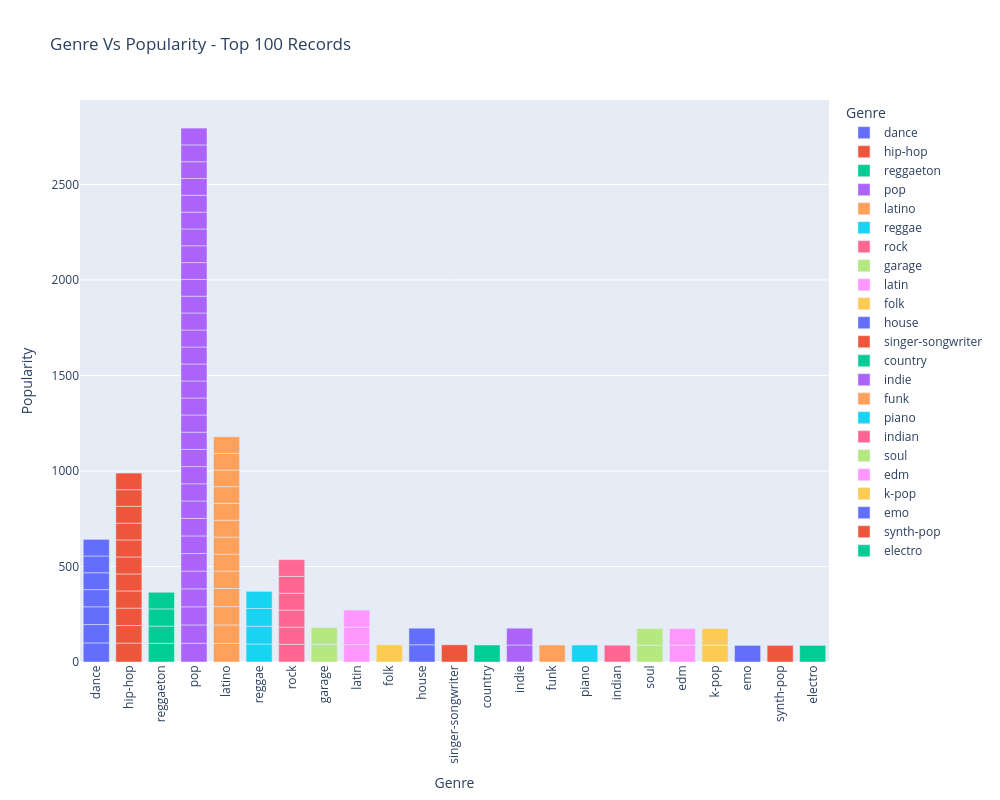

The notebook cell this image was saved under:
### Markdown cell above
# Loook At Genre Of Top 100 Songs By Popularity

### Code cell
#check genre for top 100 most popular songs

#get records wiithout duplicates
dfSpotify_DataSet_Temp = dfSpotify_DataSet_Work.sort_values(by="popularity", ascending=False).drop_duplicates(
    subset=["artists","album_name","track_name"], keep="first")

dfSpotify_DataSet_Temp1 = dfSpotify_DataSet_Temp[["popularity","track_genre"]].sort_values(by="popularity", ascending=False).head(100)

fig = px.bar(dfSpotify_DataSet_Temp1, x="track_genre", y="popularity", color="track_genre", title="Genre Vs Popularity - Top 100 Records")
fig.update_layout(xaxis_title="Genre", yaxis_title="Popularity", height=800, width=1000, xaxis_tickangle=-90, legend_title="Genre")
fig.show()

### Figure 1 — Plotly figure (JSON) as saved in the notebook; plotly's stock layout.template omitted (floating-point values rounded to 4 significant figures)
{"data": [{"alignmentgroup": "True", "hovertemplate": "track_genre=%{x}<br>popularity=%{y}<extra></extra>", "legendgroup": "dance", "marker": {"color": "#636efa", "pattern": {"shape": ""}}, "name": "dance", "offsetgroup": "dance", "orientation": "v", "showlegend": true, "textposition": "auto", "type": "bar", "x": ["dance", "dance", "dance", "dance", "dance", "dance", "dance"], "xaxis": "x", "y": [100, 96, 93, 90, 88, 88, 87], "yaxis": "y"}, {"alignmentgroup": "True", "hovertemplate": "track_genre=%{x}<br>popularity=%{y}<extra></extra>", "legendgroup": "hip-hop", "marker": {"color": "#EF553B", "pattern": {"shape": ""}}, "name": "hip-hop", "offsetgroup": "hip-hop", "orientation": "v", "showlegend": true, "textposition": "auto", "type": "bar", "x": ["hip-hop", "hip-hop", "hip-hop", "hip-hop", "hip-hop", "hip-hop", "hip-hop", "hip-hop", "hip-hop", "hip-hop", "hip-hop"], "xaxis": "x", "y": [99, 92, 91, 90, 89, 89, 89, 88, 88, 87, 87], "yaxis": "y"}, {"alignmentgroup": "True", "hovertemplate": "track_genre=%{x}<br>popularity=%{y}<extra></extra>", "legendgroup": "reggaeton", "marker": {"color": "#00cc96", "pattern": {"shape": ""}}, "name": "reggaeton", "offsetgroup": "reggaeton", "orientation": "v", "showlegend": true, "textposition": "auto", "type": "bar", "x": ["reggaeton", "reggaeton", "reggaeton", "reggaeton"], "xaxis": "x", "y": [98, 90, 90, 87], "yaxis": "y"}, {"alignmentgroup": "True", "hovertemplate": "track_genre=%{x}<br>popularity=%{y}<extra></extra>", "legendgroup": "pop", "marker": {"color": "#ab63fa", "pattern": {"shape": ""}}, "name": "pop", "offsetgroup": "pop", "orientation": "v", "showlegend": true, "textposition": "auto", "type": "bar", "x": ["pop", "pop", "pop", "pop", "pop", "pop", "pop", "pop", "pop", "pop", "pop", "pop", "pop", "pop", "pop", "pop", "pop", "pop", "pop", "pop", "pop", "pop", "pop", "pop", "pop", "pop", "pop", "pop", "pop", "pop", "pop"], "xaxis": "x", "y": [98, 96, 95, 94, 93, 92, 92, 92, 91, 90, 90, 90, 90, 90, 89, 89, 89, 89, 89, 89, 88, 88, 88, 88, 88, 88, 88, 88, 88, 88, 88], "yaxis": "y"}, {"alignmentgroup": "True", "hovertemplate": "track_genre=%{x}<br>popularity=%{y}<extra></extra>", "legendgroup": "latino", "marker": {"color": "#FFA15A", "pattern": {"shape": ""}}, "name": "latino", "offsetgroup": "latino", "orientation": "v", "showlegend": true, "textposition": "auto", "type": "bar", "x": ["latino", "latino", "latino", "latino", "latino", "latino", "latino", "latino", "latino", "latino", "latino", "latino", "latino"], "xaxis": "x", "y": [97, 97, 96, 95, 91, 89, 89, 88, 88, 88, 87, 87, 87], "yaxis": "y"}, {"alignmentgroup": "True", "hovertemplate": "track_genre=%{x}<br>popularity=%{y}<extra></extra>", "legendgroup": "reggae", "marker": {"color": "#19d3f3", "pattern": {"shape": ""}}, "name": "reggae", "offsetgroup": "reggae", "orientation": "v", "showlegend": true, "textposition": "auto", "type": "bar", "x": ["reggae", "reggae", "reggae", "reggae"], "xaxis": "x", "y": [94, 93, 93, 90], "yaxis": "y"}, {"alignmentgroup": "True", "hovertemplate": "track_genre=%{x}<br>popularity=%{y}<extra></extra>", "legendgroup": "rock", "marker": {"color": "#FF6692", "pattern": {"shape": ""}}, "name": "rock", "offsetgroup": "rock", "orientation": "v", "showlegend": true, "textposition": "auto", "type": "bar", "x": ["rock", "rock", "rock", "rock", "rock", "rock"], "xaxis": "x", "y": [93, 90, 89, 88, 88, 88], "yaxis": "y"}, {"alignmentgroup": "True", "hovertemplate": "track_genre=%{x}<br>popularity=%{y}<extra></extra>", "legendgroup": "garage", "marker": {"color": "#B6E880", "pattern": {"shape": ""}}, "name": "garage", "offsetgroup": "garage", "orientation": "v", "showlegend": true, "textposition": "auto", "type": "bar", "x": ["garage", "garage"], "xaxis": "x", "y": [92, 88], "yaxis": "y"}, {"alignmentgroup": "True", "hovertemplate": "track_genre=%{x}<br>popularity=%{y}<extra></extra>", "legendgroup": "latin", "marker": {"color": "#FF97FF", "pattern": {"shape": ""}}, "name": "latin", "offsetgroup": "latin", "orientation": "v", "showlegend": true, "textposition": "auto", "type": "bar", "x": ["latin", "latin", "latin"], "xaxis": "x", "y": [91, 91, 90], "yaxis": "y"}, {"alignmentgroup": "True", "hovertemplate": "track_genre=%{x}<br>popularity=%{y}<extra></extra>", "legendgroup": "folk", "marker": {"color": "#FECB52", "pattern": {"shape": ""}}, "name": "folk", "offsetgroup": "folk", "orientation": "v", "showlegend": true, "textposition": "auto", "type": "bar", "x": ["folk"], "xaxis": "x", "y": [90], "yaxis": "y"}, {"alignmentgroup": "True", "hovertemplate": "track_genre=%{x}<br>popularity=%{y}<extra></extra>", "legendgroup": "house", "marker": {"color": "#636efa", "pattern": {"shape": ""}}, "name": "house", "offsetgroup": "house", "orientation": "v", "showlegend": true, "textposition": "auto", "type": "bar", "x": ["house", "house"], "xaxis": "x", "y": [90, 87], "yaxis": "y"}, {"alignmentgroup": "True", "hovertemplate": "track_genre=%{x}<br>popularity=%{y}<extra></extra>", "legendgroup": "singer-songwriter", "marker": {"color": "#EF553B", "pattern": {"shape": ""}}, "name": "singer-songwriter", "offsetgroup": "singer-songwriter", "orientation": "v", "showlegend": true, "textposition": "auto", "type": "bar", "x": ["singer-songwriter"], "xaxis": "x", "y": [90], "yaxis": "y"}, {"alignmentgroup": "True", "hovertemplate": "track_genre=%{x}<br>popularity=%{y}<extra></extra>", "legendgroup": "country", "marker": {"color": "#00cc96", "pattern": {"shape": ""}}, "name": "country", "offsetgroup": "country", "orientation": "v", "showlegend": true, "textposition": "auto", "type": "bar", "x": ["country"], "xaxis": "x", "y": [89], "yaxis": "y"}, {"alignmentgroup": "True", "hovertemplate": "track_genre=%{x}<br>popularity=%{y}<extra></extra>", "legendgroup": "indie", "marker": {"color": "#ab63fa", "pattern": {"shape": ""}}, "name": "indie", "offsetgroup": "indie", "orientation": "v", "showlegend": true, "textposition": "auto", "type": "bar", "x": ["indie", "indie"], "xaxis": "x", "y": [89, 88], "yaxis": "y"}, {"alignmentgroup": "True", "hovertemplate": "track_genre=%{x}<br>popularity=%{y}<extra></extra>", "legendgroup": "funk", "marker": {"color": "#FFA15A", "pattern": {"shape": ""}}, "name": "funk", "offsetgroup": "funk", "orientation": "v", "showlegend": true, "textposition": "auto", "type": "bar", "x": ["funk"], "xaxis": "x", "y": [89], "yaxis": "y"}, {"alignmentgroup": "True", "hovertemplate": "track_genre=%{x}<br>popularity=%{y}<extra></extra>", "legendgroup": "piano", "marker": {"color": "#19d3f3", "pattern": {"shape": ""}}, "name": "piano", "offsetgroup": "piano", "orientation": "v", "showlegend": true, "textposition": "auto", "type": "bar", "x": ["piano"], "xaxis": "x", "y": [89], "yaxis": "y"}, {"alignmentgroup": "True", "hovertemplate": "track_genre=%{x}<br>popularity=%{y}<extra></extra>", "legendgroup": "indian", "marker": {"color": "#FF6692", "pattern": {"shape": ""}}, "name": "indian", "offsetgroup": "indian", "orientation": "v", "showlegend": true, "textposition": "auto", "type": "bar", "x": ["indian"], "xaxis": "x", "y": [88], "yaxis": "y"}, {"alignmentgroup": "True", "hovertemplate": "track_genre=%{x}<br>popularity=%{y}<extra></extra>", "legendgroup": "soul", "marker": {"color": "#B6E880", "pattern": {"shape": ""}}, "name": "soul", "offsetgroup": "soul", "orientation": "v", "showlegend": true, "textposition": "auto", "type": "bar", "x": ["soul", "soul"], "xaxis": "x", "y": [88, 87], "yaxis": "y"}, {"alignmentgroup": "True", "hovertemplate": "track_genre=%{x}<br>popularity=%{y}<extra></extra>", "legendgroup": "edm", "marker": {"color": "#FF97FF", "pattern": {"shape": ""}}, "name": "edm", "offsetgroup": "edm", "orientation": "v", "showlegend": true, "textposition": "auto", "type": "bar", "x": ["edm", "edm"], "xaxis": "x", "y": [88, 87], "yaxis": "y"}, {"alignmentgroup": "True", "hovertemplate": "track_genre=%{x}<br>popularity=%{y}<extra></extra>", "legendgroup": "k-pop", "marker": {"color": "#FECB52", "pattern": {"shape": ""}}, "name": "k-pop", "offsetgroup": "k-pop", "orientation": "v", "showlegend": true, "textposition": "auto", "type": "bar", "x": ["k-pop", "k-pop"], "xaxis": "x", "y": [88, 87], "yaxis": "y"}, {"alignmentgroup": "True", "hovertemplate": "track_genre=%{x}<br>popularity=%{y}<extra></extra>", "legendgroup": "emo", "marker": {"color": "#636efa", "pattern": {"shape": ""}}, "name": "emo", "offsetgroup": "emo", "orientation": "v", "showlegend": true, "textposition": "auto", "type": "bar", "x": ["emo"], "xaxis": "x", "y": [87], "yaxis": "y"}, {"alignmentgroup": "True", "hovertemplate": "track_genre=%{x}<br>popularity=%{y}<extra></extra>", "legendgroup": "synth-pop", "marker": {"color": "#EF553B", "pattern": {"shape": ""}}, "name": "synth-pop", "offsetgroup": "synth-pop", "orientation": "v", "showlegend": true, "textposition": "auto", "type": "bar", "x": ["synth-pop"], "xaxis": "x", "y": [87], "yaxis": "y"}, {"alignmentgroup": "True", "hovertemplate": "track_genre=%{x}<br>popularity=%{y}<extra></extra>", "legendgroup": "electro", "marker": {"color": "#00cc96", "pattern": {"shape": ""}}, "name": "electro", "offsetgroup": "electro", "orientation": "v", "showlegend": true, "textposition": "auto", "type": "bar", "x": ["electro"], "xaxis": "x", "y": [87], "yaxis": "y"}], "layout": {"barmode": "relative", "height": 800, "legend": {"title": {"text": "Genre"}, "tracegroupgap": 0}, "title": {"text": "Genre Vs Popularity - Top 100 Records"}, "width": 1000, "xaxis": {"anchor": "y", "categoryarray": ["dance", "hip-hop", "reggaeton", "pop", "latino", "reggae", "rock", "garage", "latin", "folk", "house", "singer-songwriter", "country", "indie", "funk", "piano", "indian", "soul", "edm", "k-pop", "emo", "synth-pop", "electro"], "categoryorder": "array", "domain": [0, 1], "tickangle": -90, "title": {"text": "Genre"}}, "yaxis": {"anchor": "x", "domain": [0, 1], "title": {"text": "Popularity"}}}}
